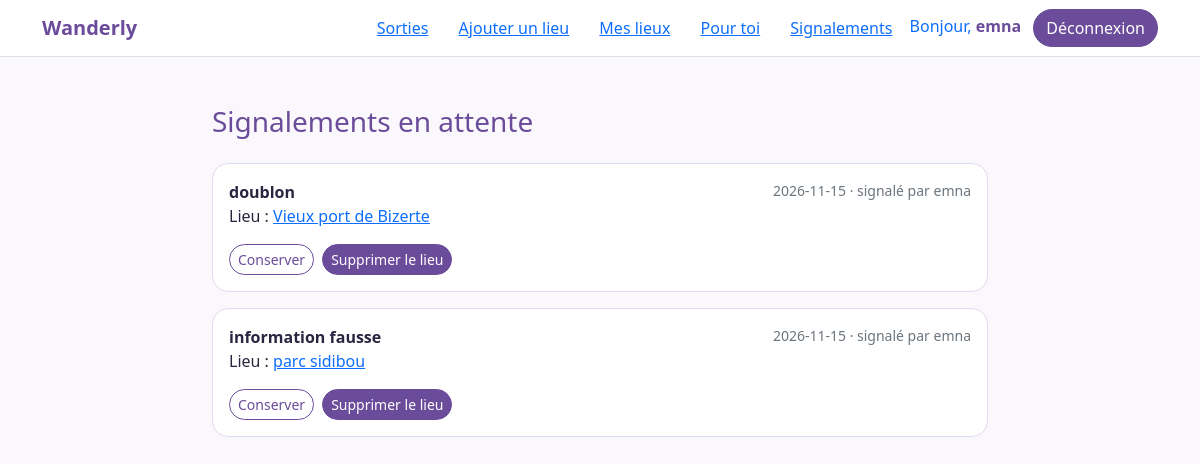
/admin/signalements (signed in), run on the app's committed database.
### tables this page shows
CREATE TABLE utilisateur (
    id                INTEGER PRIMARY KEY AUTOINCREMENT,
    pseudo            TEXT NOT NULL UNIQUE,
    email             TEXT NOT NULL UNIQUE,
    mot_de_passe_hash TEXT NOT NULL,               -- jamais le mot de passe en clair
    role              TEXT NOT NULL DEFAULT 'membre'
                      CHECK (role IN ('membre', 'admin')),
    est_suspendu      INTEGER NOT NULL DEFAULT 0,  -- 0 = actif, 1 = suspendu
    date_inscription  TEXT NOT NULL DEFAULT (date('now'))
);

CREATE TABLE signalement (
    id            INTEGER PRIMARY KEY AUTOINCREMENT,
    motif         TEXT NOT NULL
                  CHECK (motif IN ('fermé', 'doublon', 'information fausse', 'contenu inapproprié')),
    statut        TEXT NOT NULL DEFAULT 'en attente'
                  CHECK (statut IN ('en attente', 'traité')),
    date_creation TEXT NOT NULL DEFAULT (date('now')),
    auteur_id     INTEGER NOT NULL REFERENCES utilisateur(id) ON DELETE CASCADE,
    lieu_id       INTEGER REFERENCES lieu(id) ON DELETE CASCADE,
    avis_id       INTEGER REFERENCES avis(id) ON DELETE CASCADE,
    -- un signalement vise soit un lieu, soit un avis (exactement un des deux)
    CHECK ((lieu_id IS NULL) <> (avis_id IS NULL))
);

CREATE TABLE lieu (
    id                         INTEGER PRIMARY KEY AUTOINCREMENT,
    nom                        TEXT NOT NULL,
    description                TEXT,
    region                     TEXT NOT NULL,
    prix_min                       REAL NOT NULL DEFAULT 0 CHECK (prix_min >= 0),  -- prix moyen par personne en DT (0 = gratuit)
    latitude                   REAL NOT NULL,
    longitude                  REAL NOT NULL,
    infos_pratiques            TEXT,               -- horaires, accès, parking...
    date_creation              TEXT NOT NULL DEFAULT (date('now')),
    nb_confirmations           INTEGER NOT NULL DEFAULT 0,   -- « toujours à jour »
    date_derniere_confirmation TEXT,
    auteur_id                  INTEGER NOT NULL REFERENCES utilisateur(id),
    categorie_id               INTEGER NOT NULL REFERENCES categorie(id)
, prix_max REAL NOT NULL DEFAULT 0 CHECK (prix_max >= 0));

### app.py (the view)
@app.route("/admin/signalements")
@admin_required
def admin_signalements():
    signalements = db.get_db().execute(
        "SELECT signalement.*, "
        "utilisateur.pseudo AS auteur, "
        "lieu.nom AS lieu_nom, "
        "avis.commentaire AS avis_commentaire, avis.lieu_id AS avis_lieu_id "
        "FROM signalement "
        "JOIN utilisateur ON signalement.auteur_id = utilisateur.id "
        "LEFT JOIN lieu ON signalement.lieu_id = lieu.id "
        "LEFT JOIN avis ON signalement.avis_id = avis.id "
        "WHERE signalement.statut = 'en attente' "
        "ORDER BY signalement.id DESC"
    ).fetchall()
    return render_template("admin_signalements.html", signalements=signalements)

### app.py (called while the page is built)
def admin_required(vue):
    @wraps(vue)
    def vue_protegee(**kwargs):
        if g.utilisateur is None:
            return redirect(url_for("connexion"))
        if g.utilisateur["role"] != "admin":
            abort(403)
        return vue(**kwargs)
    return vue_protegee

@app.before_request
def charger_utilisateur():
    utilisateur_id = session.get("utilisateur_id")
    if utilisateur_id is None:
        g.utilisateur = None
    else:
        g.utilisateur = db.get_db().execute(
            "SELECT * FROM utilisateur WHERE id = ?", (utilisateur_id,)
        ).fetchone()

### db.py (called while the page is built)
def get_db():
    if "db" not in g:
        g.db = sqlite3.connect("wanderly.db")
        g.db.row_factory = sqlite3.Row
        g.db.execute("PRAGMA foreign_keys = ON")
    return g.db

### templates/admin_signalements.html (shortened to what this page needs)
{% extends "base.html" %}
{% block contenu %}
<div class="container my-5" style="max-width: 800px;">
  <h1 class="h3 wander-text mb-4">Signalements en attente</h1>
  {% for s in signalements %}
  <div class="avis-carte mb-3">
    <div class="d-flex justify-content-between">
      <strong>{{ s.motif }}</strong>
      <span class="text-secondary small">{{ s.date_creation }} · signalé par {{ s.auteur }}</span>
    </div>
    {% if s.lieu_id %}
      <p class="mb-0">Lieu :
        <a href="{{ url_for('voir_lieu', lieu_id=s.lieu_id) }}">{{ s.lieu_nom }}</a>
      </p>
    {% else %}
      <p class="mb-0">Avis : « {{ s.avis_commentaire or "(sans commentaire)" }} »
        <a href="{{ url_for('voir_lieu', lieu_id=s.avis_lieu_id) }}">voir le lieu</a>
      </p>
    {% endif %}
            <div class="d-flex gap-2 mt-3">
      <form method="post" action="{{ url_for('conserver_signalement', signalement_id=s.id) }}">
        <button type="submit" class="btn btn-outline-wander btn-sm">Conserver</button>
      </form>
      <form method="post" action="{{ url_for('supprimer_contenu_signale', signalement_id=s.id) }}"
            onsubmit="return confirm('Supprimer définitivement ce contenu ?');">
        <button type="submit" class="btn btn-wander btn-sm">
          {% if s.lieu_id %}Supprimer le lieu{% else %}Supprimer l'avis{% endif %}
        </button>
      </form>
    </div>
  </div>
  {% else %}
  <p class="text-secondary">Aucun signalement en attente.</p>
  {% endfor %}
</div>
{% endblock %}

### templates/base.html (shortened to what this page needs)
<!doctype html>
<html lang="fr">
<head>
  <link href="https://cdn.jsdelivr.net/npm/bootstrap@5.3.3/dist/css/bootstrap.min.css" rel="stylesheet">
  <link href="{{ url_for('static', filename='css/style.css') }}" rel="stylesheet">
</head>
<body>
  <nav class="navbar bg-white border-bottom">
    <div class="container">
      <a class="navbar-brand fw-bold wander-text" href="{{ url_for('accueil') }}">Wanderly</a>
      <div>
          <a class="btn btn-link" href="{{ url_for('liste_sorties') }}">Sorties</a>
        {% if g.utilisateur %}
          <a class="btn btn-link" href="{{ url_for('ajouter_lieu') }}">Ajouter un lieu</a>
          <a class="btn btn-link" href="{{ url_for('mes_lieux') }}">Mes lieux</a>
          <a class="btn btn-link" href="{{ url_for('recommandations') }}">Pour toi</a>
          {% if g.utilisateur.role == 'admin' %}
            <a class="btn btn-link" href="{{ url_for('admin_signalements') }}">Signalements</a>
          {% endif %}
          <a class="me-2 text-decoration-none" href="{{ url_for('profil') }}">Bonjour, <strong class="wander-text">{{ g.utilisateur.pseudo }}</strong></a>
          <a class="btn btn-wander" href="{{ url_for('deconnexion') }}"
   onclick="return confirm('Tu veux vraiment te déconnecter ?');">Déconnexion</a>
        {% else %}
          <a class="btn btn-link" href="{{ url_for('connexion') }}">Connexion</a>
          <a class="btn btn-wander" href="{{ url_for('inscription') }}">S'inscrire</a>
        {% endif %}
      </div>
    </div>
  </nav>
  <main>
    {% block contenu %}{% endblock %}
  </main>
</body>
</html>

### static/css/style.css (style rules this page uses)
:root { --violet: #6B4C9A; --violet-fonce: #5A3E85; --lilas: #EFE8F8; --texte: #2B2540; --fond: #FAF8FC; }
body { background: var(--fond); color: var(--texte); }
.wander-text { color: var(--violet); }
.btn-wander { background: var(--violet); border-color: var(--violet); color: white; border-radius: 50rem; }
.btn-outline-wander { border: 1px solid #6B4C9A; color: #6B4C9A; background: #FFFFFF; border-radius: 50rem; }
.avis-carte { background: #FFFFFF; border: 1px solid #E3D9F2; border-radius: 1rem; padding: 1rem; }

### data on the page
utilisateur: utilisateur.pseudo "emna"
signalement: motif "doublon", date_creation "2026-11-15", auteur "emna", lieu_nom "Vieux port de Bizerte", shows "Supprimer le lieu"
signalement: motif "information fausse", date_creation "2026-11-15", auteur "emna", lieu_nom "parc sidibou", shows "Supprimer le lieu"
